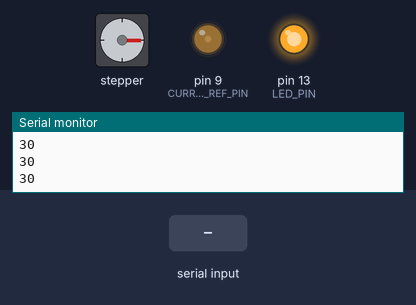
Simulated run of this sketch. Board: Arduino Uno, built with avr-gcc and run on an emulated ATmega328P. Shown: stepper motor, output pins drawn as LEDs (lit = HIGH), the last lines printed to the serial monitor. Wiring (inferred from the names in the program): stepper motor driver (200 steps per turn assumed): step pin 2; direction pin 3; enable pin 4. The inputs (shaded band) are chosen by the test bench. Pins used as bus, display or sensor lines are not drawn.

Above: at 1.25 s.
1.3 s: "0" received over Serial
At 2.4 s:
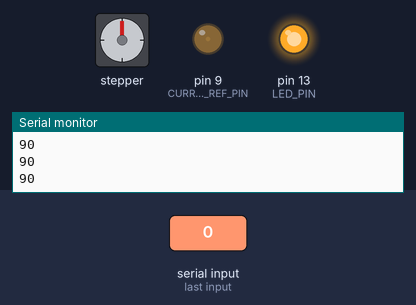
2.8 s: "1" received over Serial
At 3.0 s:
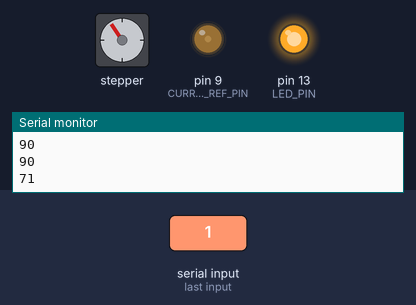
At 3.6 s:
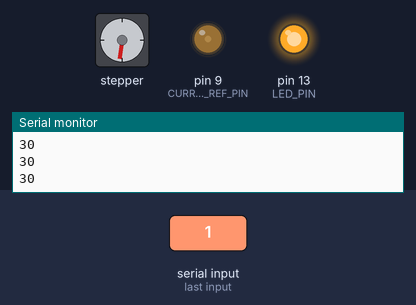
5.8 s: byte 32 (' ') received over Serial
8.8 s: byte 32 (' ') received over Serial
11.8 s: "1" received over Serial
17.8 s: "0" received over Serial
At 18.2 s:
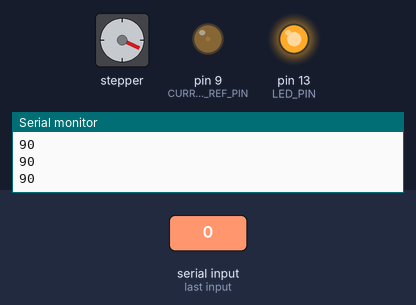
Timing chart, 0 to 20.3 s (numbered marks = the images above; inputs shaded):
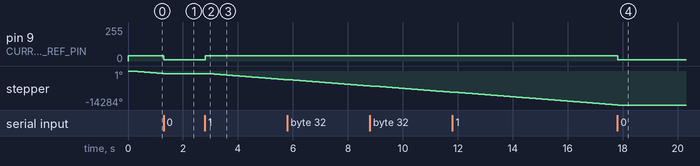

Measured:
- after the input at 1.3 s, pin 9 (CURRENT_REF_PIN): 40/255 → 10/255 at once
- after the input at 2.8 s, pin 9 (CURRENT_REF_PIN): 10/255 → 40/255 at once; stepper: keeps turning counter-clockwise at about 873°/s, starting at once
- after the input at 17.8 s, pin 9 (CURRENT_REF_PIN): 40/255 → 10/255 at once

The sketch:

StepperSpeedTest.ino
```cpp
#define STEP_PIN        2
#define DIR_PIN         3
#define ENABLE_PIN      4
#define LED_PIN         13
#define CURRENT_REF_PIN 9

const uint8_t movingCurrent = 40, stillCurrent = 10;
const uint8_t slowStep = 90, fastStep = 30;
boolean pause = false;

void setup() {
  Serial.begin(57600);

  pinMode(LED_PIN, OUTPUT);
  pinMode(STEP_PIN, OUTPUT);
  pinMode(DIR_PIN, OUTPUT);
  pinMode(ENABLE_PIN, OUTPUT);

  digitalWrite(LED_PIN, HIGH); //Turn the LED on
  digitalWrite(STEP_PIN, LOW); // Reset the step input
  digitalWrite(ENABLE_PIN, LOW); // Enable the stepper driver

  digitalWrite(DIR_PIN, LOW);

  // Set up Timer 2
  cli();
  TCNT2   = 0;
  OCR2A   = 255;
  TCCR2A  = (1<<WGM21)|(0<<WGM20);
  TCCR2B  = (0<<WGM22)|(1<<CS22)|(1<<CS21)|(1<<CS20);
  TIMSK2  = (1<<OCIE2A);
  OCR2A   = slowStep;
  sei();
}

void loop() {
  if(Serial.available()) {
    char in = Serial.read();
    if(in == ' ') {
      cli();
      OCR2A = slowStep;
      sei();
    }
    if(in == '0') {
      pause = true;
    }
    if(in == '1') {
      OCR2A = slowStep;
      pause = false;
    }
  }
  Serial.println(OCR2A);
  delay(100);
}

ISR(TIMER2_COMPA_vect) {
  if(!pause) {
    analogWrite(CURRENT_REF_PIN, movingCurrent);
    digitalWrite(STEP_PIN, HIGH);
    digitalWrite(STEP_PIN, LOW);
    if(OCR2A > fastStep) {
      OCR2A--;
    }
  }
  else {
    analogWrite(CURRENT_REF_PIN, stillCurrent);
    OCR2A = slowStep;
  }
}
```
